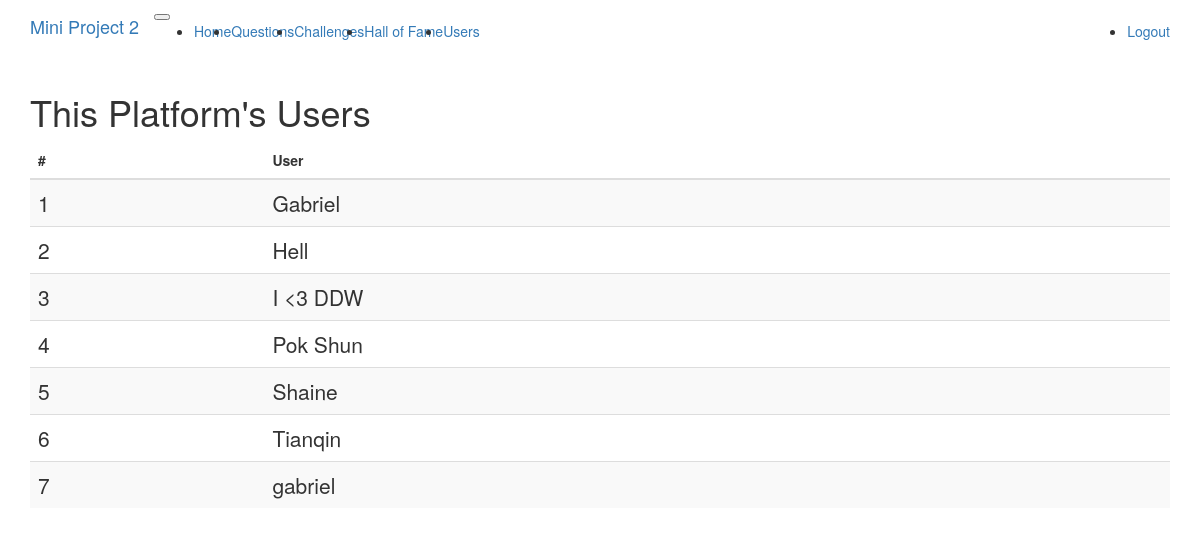
/users (signed in), run on the app's committed database.
### app/models.py (models this page shows, shortened)
class User(UserMixin, db.Model):
	__tablename__ = 'user'
	id = db.Column(db.Integer, primary_key=True)
	username = db.Column(db.String(64), index=True, unique=True)
	password_hash = db.Column(db.String(128))
	questions = db.relationship('Question', backref='from_user',
								lazy='dynamic')
	challenges = db.relationship('Challenge', secondary=association_table,
								backref=db.backref('to_user'),
								lazy='dynamic')
	records = db.relationship('TimeRecord',
								backref=db.backref('user_challenge'),
								lazy='dynamic')

### app/routes.py (the view)
@application.route('/users')
@login_required
def users():
	users = User.query.all()
	mergesort(users, lambda item: item.username)
	usernames = [u.username for u in users]
	return render_template('users.html', title='Users',
							users=usernames)

### app/models.py (called while the page is built)
@login.user_loader
def load_user(id):
	return User.query.get(int(id))

### app/serverlibrary.py (called while the page is built)
def merge(array, p, q, r, byfunc):
  start, middle, end = p, q, r
  Aleft = array[start:middle+1]
  nleft = middle - start + 1
  Aright = array[middle+1:end+1]
  nright = end - middle
  left, right, dest = 0, 0, start
  while left < nleft and right < nright:
    if byfunc(Aleft[left]) < byfunc(Aright[right]):
      array[dest] = Aleft[left]
      left += 1
    else:
      array[dest] = Aright[right]
      right += 1
    dest += 1
  while left < nleft:
    array[dest] = Aleft[left]
    left += 1
    dest += 1
  while right < nright:
    array[dest] = Aright[right]
    right += 1
    dest += 1
  pass

def mergesort_recursive(array, p, r, byfunc):
  start, end = p, r
  n = end - start + 1
  if (n > 1):
    middle = int((start + end)/2)
    mergesort_recursive(array, start, middle, byfunc)
    mergesort_recursive(array, middle + 1, end, byfunc)
    merge(array, start, middle, end, byfunc)
  pass

def mergesort(array, byfunc = None):
  mergesort_recursive(array, 0, len(array)-1, byfunc)
  pass

### app/templates/users.html
{% extends "base.html" %}
{% block app_content %}
<h1>This Platform's Users</h1>
<table class="table table-striped" >
  <thead>
    <tr>
      <th scope="col">#</th>
      <th scope="col">User</th>
    </tr>
  </thead>
  <tbody>
  {% for idx in range(users|length) %}
  	<tr>
      <th scope="row" class="lead">{{ idx+1 }}</th>
      <td class="lead">
      	{{users[idx]}}
      </td>
    </tr>
  {% endfor %}
  </tbody>
</table>
{% endblock %}

### data on the page
User: username "Gabriel"
User: username "Hell"
User: username "I <3 DDW"
User: username "Pok Shun"
User: username "Shaine"
User: username "Tianqin"
User: username "gabriel"

### other printed values
{{ idx+1 }} "1" "2" "3" "4" "5" "6" "7"
